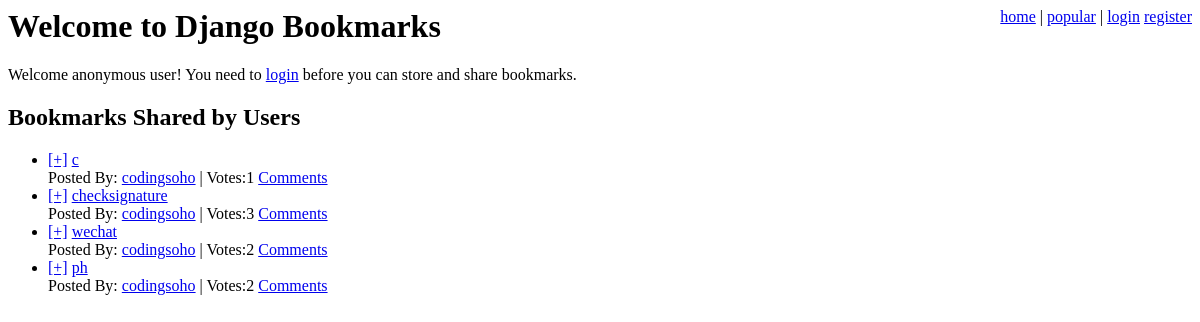
The app's page /, older data.
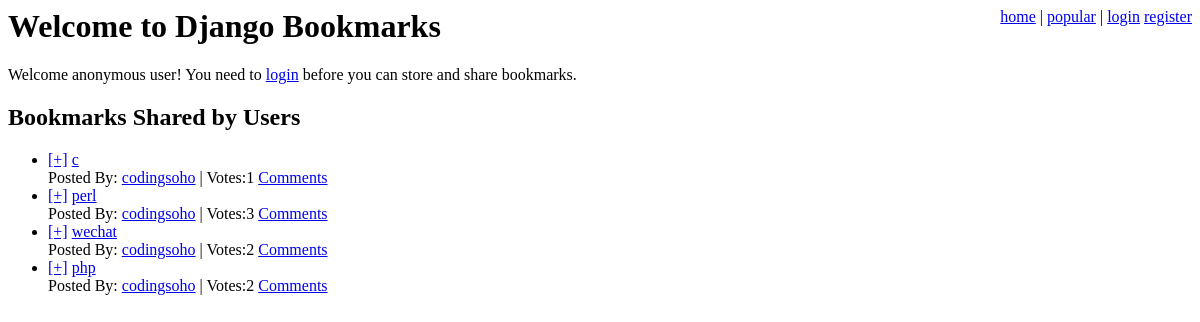
The same page, newer data.
### bookmarks/models.py (models this page shows, shortened)
class SharedBookmark(models.Model):
    bookmark = models.ForeignKey(Bookmark, unique=True)
    date = models.DateTimeField(auto_now_add=True)
    votes = models.IntegerField(default=1)
    users_voted = models.ManyToManyField(User)

class Bookmark(models.Model):
    title = models.CharField(max_length=200)
    user = models.ForeignKey(User)
    link = models.ForeignKey(Link)

### bookmarks/views.py (the view)
# urls.py: url(r'^$', main_page),
def main_page(request):
    shared_bookmarks = SharedBookmark.objects.order_by('-date')[:10]
    return render_to_response(
        'main_page.html',
        {
            'user': request.user,
            'shared_bookmarks': shared_bookmarks,
        }
    )

### templates/main_page.html (shortened to what this page needs)
{% extends "base.html" %}
{% block head %}Welcome to Django Bookmarks{% endblock %}
{% block content %}
    {% if user.username %}
      <p>Welcome {{ user.username }}!
      Here you can store and share bookmarks!</p>
    {% else %}
      <p>Welcome anonymous user!
      You need to <a href="/login/">login</a>
      before you can store and share bookmarks.</p>
    {% endif %}
    <h2>Bookmarks Shared by Users</h2>
    {% include "shared_bookmark_list.html" %}
{% endblock %}

### templates/base.html (shortened to what this page needs)
<html>
    <head>
        <link rel="stylesheet" href="/site_media/style.css" type="text/css" />
    </head>
    <body>
        <div id="nav">
            <a href="/">home</a> |
            <a href="/popular/">popular</a> |
            {% if user.is_authenticated %}
                <a href="/save/">submit</a> |
                <a href="/search/">search</a> |
                <a href="/user/{{ user.username }}/">
                    {{ user.username }}</a> |
                <a href="/logout/">logout</a>
            {% else %}
                <a href="/login/">login</a>
                <a href="/register/">register</a>
            {% endif %}
        </div>
        <h1>{% block head %}{% endblock %}</h1>
        {% block content %}{% endblock %}
    </body>
</html>

### templates/shared_bookmark_list.html
{% if shared_bookmarks %}
    <ul class="bookmarks">
        {% for shared_bookmark in shared_bookmarks %}
        <li>
            <a href="/vote/?id={{ shared_bookmark.id }}" class="vote">[+]</a>
            <a href="{{ shared_bookmark.bookmark.link.url }}" class="title"> {{ shared_bookmark.bookmark.title }}</a>
            <br />
            Posted By:
            <a href="/user/{{ shared_bookmark.bookmark.user.username }}/" class="username"> {{ shared_bookmark.bookmark.user.username }}</a> |
            <span class="vote-count">Votes:{{ shared_bookmark.votes }}</span>
            <a href="/bookmark/{{ shared_bookmark.id }}/">Comments</a>
        </li>
        {% endfor %}
    </ul>
{% else %}
    <p>No bookmarks found.</p>
{% endif %}

### csblog/site_media/style.css (style rules this page uses)
#nav { float: right; }

Row changes from the older to the newer data that the page shows:
changed through a linked row, SharedBookmark: bookmark "checksignature" → "perl"
changed through a linked row, SharedBookmark: bookmark "ph" → "php"
